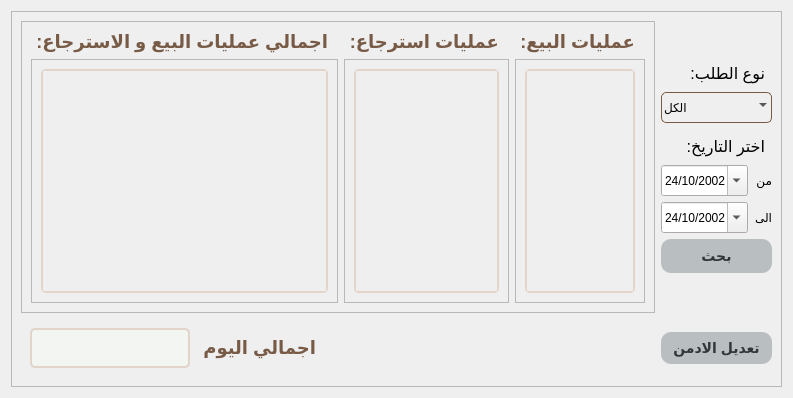
      <widget class="QWidget" name="admin_form">
       <layout class="QGridLayout" name="gridLayout_20">
        <item row="0" column="0">
         <widget class="QFrame" name="frame">
          <property name="styleSheet">
           <string notr="true">#control_frame{
background-color:qlineargradient(x1: 0, y1: 0, x2: 0, y2: 1,
                                      stop: 0 #d9c4b6, stop: 1 #faf7f5);
border:none;
border-radius: 5px;
}
#opType{
padding:2px;
border:none;
border:1px solid rgba(120, 91, 71, 1);
border-radius:5px;

}
#opType::hover{
background-color: rgba(200,171,151,0.5);
border:none;
}
#OPsearch{
font-size:14px;
background-color:rgba(185,191,193,1);
color:#323638;
border-radius:10px;
font-weight:bold;
padding:2px;
}
#OPsearch::hover{
background-color: rgba(200,171,151,0.5);
}
QComboBox::down-arrow{
image:url(:/cashRegisterSystem2/media/arrow-down.png);
color:rgba(120, 91, 71, 1);
border-radius:5px;
}
#date_search::down-arrow{
image:url(:/cashRegisterSystem2/media/arrow-down.png);
}
#date_search::hover{
background-color: rgba(200,171,151,0.5);
}
#date_search{
padding:2px;
border:none;
border:1px solid rgba(120, 91, 71, 1);
border-radius:5px;
}

QPushButton::hover{
background-color: rgba(200,171,151,0.5);
}
#day_total_income{
border:2px solid  #e2d4c9;
border-radius:5px;
background-color:rgba(245,250,245,0.5);
}
QPlainTextEdit,QLineEdit{
background:transparent;
border:none;
border-bottom:1px solid #474a4c ;
font-size:15px;
color:#474a4c;
}
QComboBox::down-arrow{
image:url(:/cashRegisterSystem2/media/arrow-down.png);
color:rgba(120, 91, 71, 1);
border-radius:5px;
}
QComboBox::down-arrow::hover{
border-radius:5px;
}
QComboBox::hover{
background-color: rgba(200,171,151,0.5);
border:none;
}
QComboBox{
background:transparent;
border:1px solid rgba(120, 91, 71, 1);
border-radius:5px;
padding:2px;
margin-bottom:5px;
}

#controllingPrice{ 
border: 1px solid #474747;
border-radius: 7px;
}

#controllingQuantity{ 
border: 1px solid #474747;
border-radius: 7px;
}

#controllingProducts{ 
border: 1px solid #474747;
border-radius: 7px;
}

#controllingCategories{ 
border: 1px solid #474747;
border-radius: 7px;
}

#categoryName{
background:transparent;
border:none;
border-bottom:1px solid #474a4c ;
font-size:15px;
color:#474a4c;
}
QPushButton{
font-size:14px;
background-color:rgba(185,191,193,1);
color:#323638;
border-radius:10px;
font-weight:bold;
padding:1px;
}
#add_quantity,#add_category,#add_item{
margin-bottom:2px;
}
label_2,label,label_3,label_12{
margin-bottom:5px;
}
</string>
          </property>
          <property name="frameShape">
           <enum>QFrame::StyledPanel</enum>
          </property>
          <property name="frameShadow">
           <enum>QFrame::Raised</enum>
          </property>
          <layout class="QGridLayout" name="gridLayout_21">
           <item row="0" column="0">
            <widget class="QFrame" name="frame_4">
             <property name="minimumSize">
              <size>
               <width>0</width>
               <height>0</height>
              </size>
             </property>
             <property name="frameShape">
              <enum>QFrame::StyledPanel</enum>
             </property>
             <property name="frameShadow">
              <enum>QFrame::Raised</enum>
             </property>
             <layout class="QGridLayout" name="gridLayout_44">
              <item row="0" column="2">
               <widget class="QLabel" name="label_23">
                <property name="styleSheet">
                 <string notr="true">font-size: 18px;
font-weight: bold;
margin-right:5px;
color:rgba(120, 91, 71, 1)
</string>
                </property>
                <property name="text">
                 <string>عمليات البيع:</string>
                </property>
               </widget>
              </item>
              <item row="1" column="1">
               <widget class="QFrame" name="return_operations_frame">
                <property name="styleSheet">
                 <string notr="true">#scrollArea_6{
border:2px solid  #e2d4c9;
border-radius:5px;
background-color:rgba(245,250,245,0.5);
}
</string>
                </property>
                <property name="frameShape">
                 <enum>QFrame::StyledPanel</enum>
                </property>
                <property name="frameShadow">
                 <enum>QFrame::Raised</enum>
                </property>
                <layout class="QGridLayout" name="gridLayout_47">
                 <item row="0" column="0">
                  <widget class="QScrollArea" name="scrollArea_6">
                   <property name="widgetResizable">
                    <bool>true</bool>
                   </property>
                   <widget class="QWidget" name="return_operations_contents">
                    <property name="geometry">
                     <rect>
                      <x>0</x>
                      <y>0</y>
                      <width>364</width>
                      <height>543</height>
                     </rect>
                    </property>
                    <layout class="QGridLayout" name="gridLayout_48">
                     <item row="0" column="0">
                      <layout class="QVBoxLayout" name="return_VLayout"/>
                     </item>
                    </layout>
                   </widget>
                  </widget>
                 </item>
                </layout>
               </widget>
              </item>
              <item row="0" column="1">
               <widget class="QLabel" name="label_25">
                <property name="styleSheet">
                 <string notr="true">font-size: 18px;
font-weight: bold;
margin-right:5px;
color:rgba(120, 91, 71, 1)
</string>
                </property>
                <property name="text">
                 <string>عمليات استرجاع:</string>
                </property>
               </widget>
              </item>
              <item row="0" column="0">
               <widget class="QLabel" name="label_24">
                <property name="styleSheet">
                 <string notr="true">font-size: 18px;
font-weight: bold;
margin-right:5px;
color:rgba(120, 91, 71, 1)
</string>
                </property>
                <property name="text">
                 <string>اجمالي عمليات البيع و الاسترجاع:</string>
                </property>
               </widget>
              </item>
              <item row="1" column="2">
               <widget class="QFrame" name="sell_operations_frame">
                <property name="styleSheet">
                 <string notr="true">#scrollArea_5{
border:2px solid  #e2d4c9;
border-radius:5px;
background-color:rgba(245,250,245,0.5);
}
</string>
                </property>
                <property name="frameShape">
                 <enum>QFrame::StyledPanel</enum>
                </property>
                <property name="frameShadow">
                 <enum>QFrame::Raised</enum>
                </property>
                <layout class="QGridLayout" name="gridLayout_45">
                 <item row="0" column="0">
                  <widget class="QScrollArea" name="scrollArea_5">
                   <property name="widgetResizable">
                    <bool>true</bool>
                   </property>
                   <widget class="QWidget" name="sell_operations_contents">
                    <property name="geometry">
                     <rect>
                      <x>0</x>
                      <y>0</y>
                      <width>364</width>
                      <height>543</height>
                     </rect>
                    </property>
                    <layout class="QGridLayout" name="gridLayout_46">
                     <item row="0" column="0">
                      <layout class="QVBoxLayout" name="sell_VLayout"/>
                     </item>
                    </layout>
                   </widget>
                  </widget>
                 </item>
                </layout>
               </widget>
              </item>
              <item row="1" column="0">
               <widget class="QFrame" name="total_operations_frame">
                <property name="styleSheet">
                 <string notr="true">#scrollArea_7{
border:2px solid  #e2d4c9;
border-radius:5px;
background-color:rgba(245,250,245,0.5);
}
</string>
                </property>
                <property name="frameShape">
                 <enum>QFrame::StyledPanel</enum>
                </property>
                <property name="frameShadow">
                 <enum>QFrame::Raised</enum>
                </property>
                <layout class="QGridLayout" name="gridLayout_49">
                 <item row="0" column="0">
                  <widget class="QScrollArea" name="scrollArea_7">
                   <property name="widgetResizable">
                    <bool>true</bool>
                   </property>
                   <widget class="QWidget" name="total_operations_contents">
                    <property name="geometry">
                     <rect>
                      <x>0</x>
                      <y>0</y>
                      <width>364</width>
                      <height>543</height>
                     </rect>
                    </property>
                    <layout class="QGridLayout" name="gridLayout_50">
                     <item row="0" column="0">
                      <layout class="QVBoxLayout" name="total_VLayout"/>
                     </item>
                    </layout>
                   </widget>
                  </widget>
                 </item>
                </layout>
               </widget>
              </item>
             </layout>
            </widget>
           </item>
           <item row="0" column="1">
            <layout class="QVBoxLayout" name="verticalLayout_9">
             <item>
              <spacer name="verticalSpacer_5">
               <property name="orientation">
                <enum>Qt::Vertical</enum>
               </property>
               <property name="sizeHint" stdset="0">
                <size>
                 <width>20</width>
                 <height>40</height>
                </size>
               </property>
              </spacer>
             </item>
             <item>
              <widget class="QLabel" name="label_14">
               <property name="styleSheet">
                <string notr="true">margin: 3px;
font-size: 16px;</string>
               </property>
               <property name="text">
                <string>نوع الطلب:</string>
               </property>
              </widget>
             </item>
             <item>
              <widget class="QComboBox" name="opType">
               <property name="cursor">
                <cursorShape>PointingHandCursor</cursorShape>
               </property>
               <property name="styleSheet">
                <string notr="true">height: 25px</string>
               </property>
               <item>
                <property name="text">
                 <string>الكل</string>
                </property>
               </item>
               <item>
                <property name="text">
                 <string>طلب عادي</string>
                </property>
               </item>
               <item>
                <property name="text">
                 <string>طلب اونلاين</string>
                </property>
               </item>
               <item>
                <property name="text">
                 <string>طلب جملة</string>
                </property>
               </item>
              </widget>
             </item>
             <item>
              <widget class="QLabel" name="label_11">
               <property name="styleSheet">
                <string notr="true">margin: 3px;
font-size: 16px;</string>
               </property>
               <property name="text">
                <string>اختر التاريخ:</string>
               </property>
              </widget>
             </item>
             <item>
              <layout class="QHBoxLayout" name="horizontalLayout_4">
               <item>
                <widget class="QDateEdit" name="date_search_from">
                 <property name="cursor">
                  <cursorShape>PointingHandCursor</cursorShape>
                 </property>
                 <property name="styleSheet">
                  <string notr="true">height: 25px</string>
                 </property>
                 <property name="displayFormat">
                  <string>d/M/yyyy</string>
                 </property>
                 <property name="calendarPopup">
                  <bool>true</bool>
                 </property>
                 <property name="date">
                  <date>
                   <year>2002</year>
                   <month>10</month>
                   <day>24</day>
                  </date>
                 </property>
                </widget>
               </item>
               <item>
                <widget class="QLabel" name="label_4">
                 <property name="text">
                  <string>من</string>
                 </property>
                </widget>
               </item>
              </layout>
             </item>
             <item>
              <layout class="QHBoxLayout" name="horizontalLayout_5">
               <item>
                <widget class="QDateEdit" name="date_search_to">
                 <property name="cursor">
                  <cursorShape>PointingHandCursor</cursorShape>
                 </property>
                 <property name="styleSheet">
                  <string notr="true">height: 25px</string>
                 </property>
                 <property name="displayFormat">
                  <string>d/M/yyyy</string>
                 </property>
                 <property name="calendarPopup">
                  <bool>true</bool>
                 </property>
                 <property name="date">
                  <date>
                   <year>2002</year>
                   <month>10</month>
                   <day>24</day>
                  </date>
                 </property>
                </widget>
               </item>
               <item>
                <widget class="QLabel" name="label_5">
                 <property name="text">
                  <string>الى</string>
                 </property>
                </widget>
               </item>
              </layout>
             </item>
             <item>
              <widget class="QPushButton" name="OPsearch">
               <property name="cursor">
                <cursorShape>PointingHandCursor</cursorShape>
               </property>
               <property name="styleSheet">
                <string notr="true">height: 30px;</string>
               </property>
               <property name="text">
                <string>بحث</string>
               </property>
              </widget>
             </item>
             <item>
              <spacer name="verticalSpacer_6">
               <property name="orientation">
                <enum>Qt::Vertical</enum>
               </property>
               <property name="sizeHint" stdset="0">
                <size>
                 <width>20</width>
                 <height>40</height>
                </size>
               </property>
              </spacer>
             </item>
            </layout>
           </item>
           <item row="1" column="0">
            <widget class="QFrame" name="Total_of_the_day">
             <property name="maximumSize">
              <size>
               <width>16777215</width>
               <height>70</height>
              </size>
             </property>
             <layout class="QGridLayout" name="gridLayout_18">
              <item row="1" column="0">
               <widget class="QTextBrowser" name="day_total_income">
                <property name="minimumSize">
                 <size>
                  <width>160</width>
                  <height>20</height>
                 </size>
                </property>
                <property name="maximumSize">
                 <size>
                  <width>100</width>
                  <height>40</height>
                 </size>
                </property>
                <property name="styleSheet">
                 <string notr="true"/>
                </property>
               </widget>
              </item>
              <item row="1" column="1">
               <widget class="QLabel" name="label_26">
                <property name="minimumSize">
                 <size>
                  <width>120</width>
                  <height>0</height>
                 </size>
                </property>
                <property name="maximumSize">
                 <size>
                  <width>120</width>
                  <height>40</height>
                 </size>
                </property>
                <property name="styleSheet">
                 <string notr="true">font-size: 18px;
font-weight: bold;
color:rgba(120, 91, 71, 1)
</string>
                </property>
                <property name="text">
                 <string>اجمالي اليوم</string>
                </property>
               </widget>
              </item>
              <item row="1" column="2">
               <spacer name="horizontalSpacer_22">
                <property name="orientation">
                 <enum>Qt::Horizontal</enum>
                </property>
                <property name="sizeHint" stdset="0">
                 <size>
                  <width>40</width>
                  <height>10</height>
                 </size>
                </property>
               </spacer>
              </item>
             </layout>
            </widget>
           </item>
           <item row="1" column="1">
            <widget class="QPushButton" name="edit_admin">
             <property name="minimumSize">
              <size>
               <width>100</width>
               <height>0</height>
              </size>
             </property>
             <property name="cursor">
              <cursorShape>PointingHandCursor</cursorShape>
             </property>
             <property name="styleSheet">
              <string notr="true">height: 30px;</string>
             </property>
             <property name="text">
              <string>تعديل الادمن</string>
             </property>
            </widget>
           </item>
          </layout>
         </widget>
        </item>
       </layout>
      </widget>
